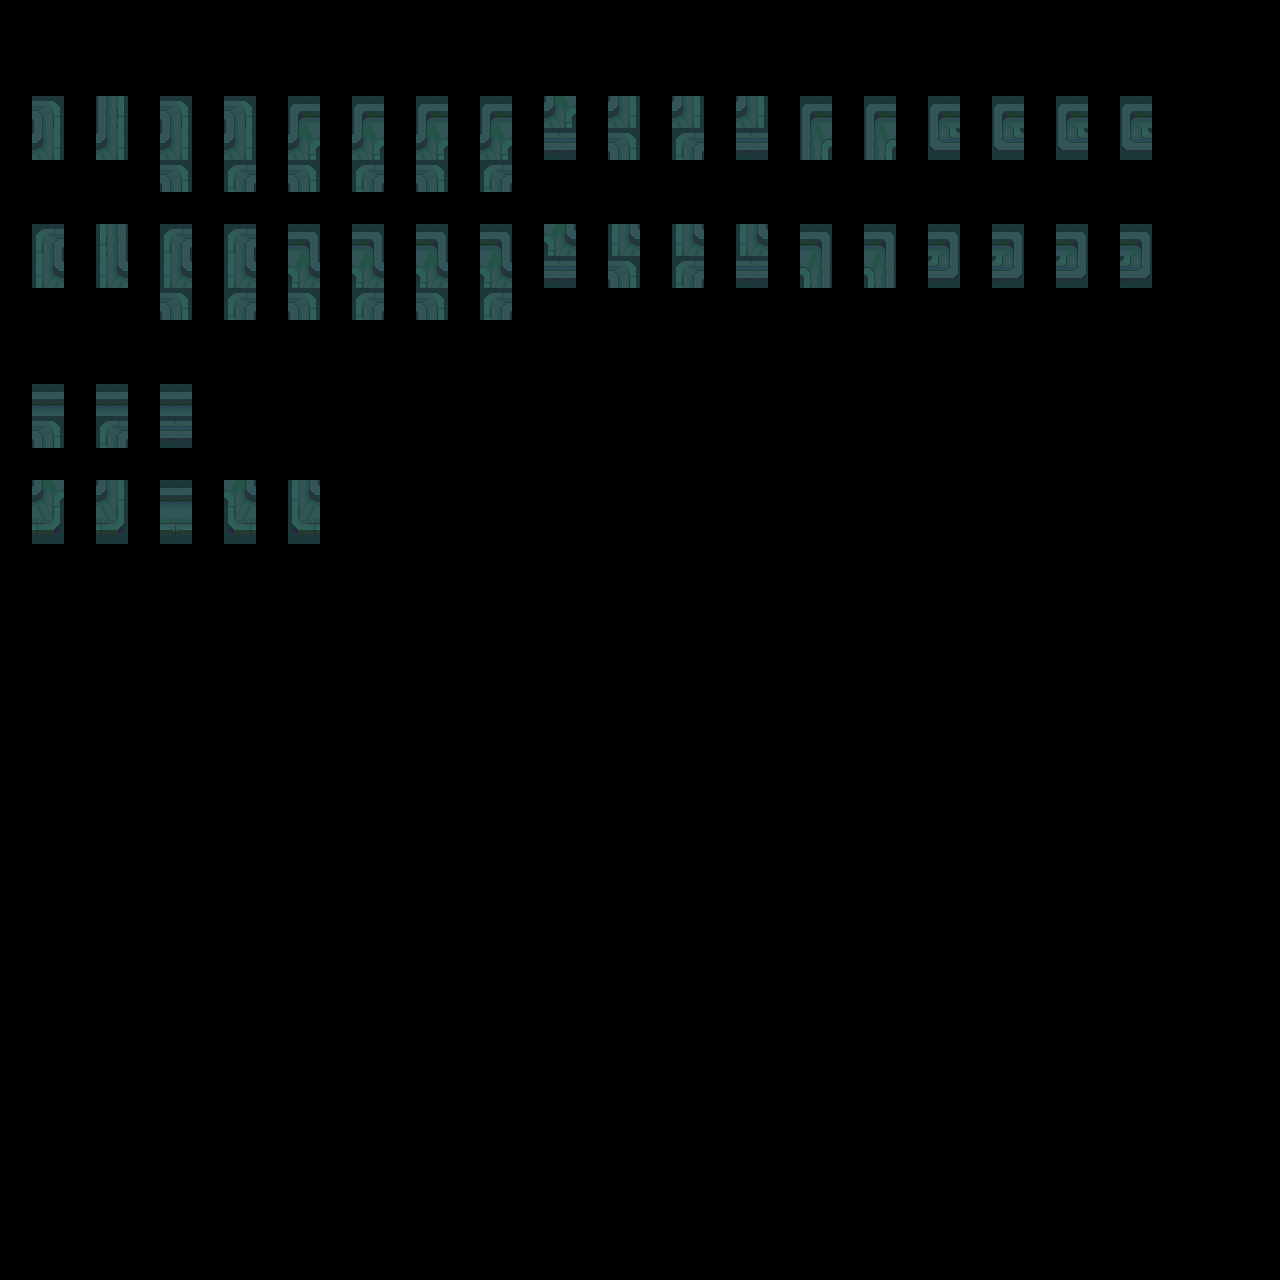

A level layout from a 2D game, rendered from its tile map. Below: a short description, then the map file with tile-grid data replaced by summaries:
An orthogonal 40x40 tile map with 32x32 px tiles, 2 tile layers (input_wall-3, output_wall-3), 2 hidden layers not drawn.

<map version="1.5" tiledversion="1.7.2" orientation="orthogonal" renderorder="right-down" width="40" height="40" tilewidth="32" tileheight="32" infinite="0" nextlayerid="5" nextobjectid="1">
 <tileset firstgid="1" source="Sewers-tileset-wall-3.tsx" />
 <layer id="1" name="regions_input" width="40" height="40" visible="0">
  <data>[1600 cells, 100 non-empty, 1 distinct tile ids]</data>
 </layer>
 <layer id="2" name="input_wall-3" width="40" height="40">
  <data>[1600 cells, 100 non-empty, 21 distinct tile ids]</data>
 </layer>
 <layer id="3" name="regions_output" width="40" height="40" visible="0">
  <data>[1600 cells, 48 non-empty, 1 distinct tile ids]</data>
 </layer>
 <layer id="4" name="output_wall-3" width="40" height="40">
  <data>[1600 cells, 50 non-empty, 29 distinct tile ids]</data>
 </layer>
</map>